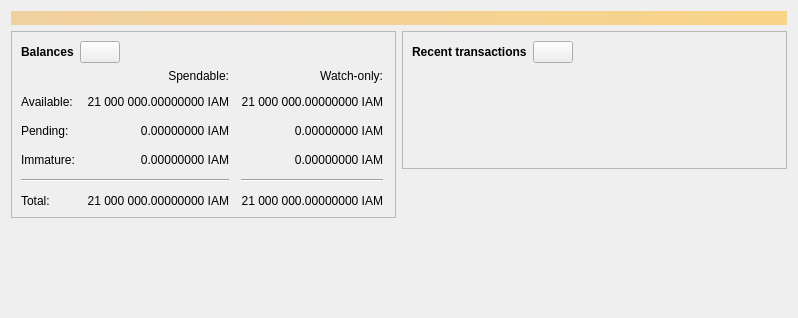
<?xml version="1.0" encoding="UTF-8"?>
<ui version="4.0">
 <class>OverviewPage</class>
 <widget class="QWidget" name="OverviewPage">
  <property name="geometry">
   <rect>
    <x>0</x>
    <y>0</y>
    <width>798</width>
    <height>318</height>
   </rect>
  </property>
  <property name="windowTitle">
   <string>Form</string>
  </property>
  <layout class="QVBoxLayout" name="topLayout">
   <item>
    <widget class="QLabel" name="labelAlerts">
     <property name="visible">
      <bool>false</bool>
     </property>
     <property name="styleSheet">
      <string notr="true">QLabel { background-color: qlineargradient(x1: 0, y1: 0, x2: 1, y2: 0, stop:0 #F0D0A0, stop:1 #F8D488); color:#000000; }</string>
     </property>
     <property name="wordWrap">
      <bool>true</bool>
     </property>
     <property name="margin">
      <number>3</number>
     </property>
     <property name="textInteractionFlags">
      <set>Qt::TextSelectableByMouse</set>
     </property>
    </widget>
   </item>
   <item>
    <layout class="QHBoxLayout" name="horizontalLayout" stretch="1,1">
     <item>
      <layout class="QVBoxLayout" name="verticalLayout_2">
       <item>
        <widget class="QFrame" name="frame">
         <property name="frameShape">
          <enum>QFrame::StyledPanel</enum>
         </property>
         <property name="frameShadow">
          <enum>QFrame::Raised</enum>
         </property>
         <layout class="QVBoxLayout" name="verticalLayout_4">
          <item>
           <layout class="QHBoxLayout" name="horizontalLayout_4">
            <item>
             <widget class="QLabel" name="label_5">
              <property name="font">
               <font>
                <weight>75</weight>
                <bold>true</bold>
               </font>
              </property>
              <property name="text">
               <string>Balances</string>
              </property>
             </widget>
            </item>
            <item>
             <widget class="QPushButton" name="labelWalletStatus">
              <property name="enabled">
               <bool>true</bool>
              </property>
              <property name="maximumSize">
               <size>
                <width>45</width>
                <height>16777215</height>
               </size>
              </property>
              <property name="toolTip">
               <string>The displayed information may be out of date. Your wallet automatically synchronizes with the ITSAMEME network after a connection is established, but this process has not completed yet.</string>
              </property>
              <property name="text">
               <string/>
              </property>
              <property name="icon">
               <iconset resource="../itsameme.qrc">
                <normaloff>:/icons/warning</normaloff>
                <disabledoff>:/icons/warning</disabledoff>:/icons/warning</iconset>
              </property>
              <property name="iconSize">
               <size>
                <width>24</width>
                <height>24</height>
               </size>
              </property>
             </widget>
            </item>
            <item>
             <spacer name="horizontalSpacer_3">
              <property name="orientation">
               <enum>Qt::Horizontal</enum>
              </property>
              <property name="sizeHint" stdset="0">
               <size>
                <width>40</width>
                <height>20</height>
               </size>
              </property>
             </spacer>
            </item>
           </layout>
          </item>
          <item>
           <layout class="QGridLayout" name="gridLayout">
            <property name="spacing">
             <number>12</number>
            </property>
            <item row="2" column="2">
             <widget class="QLabel" name="labelWatchPending">
              <property name="cursor">
               <cursorShape>IBeamCursor</cursorShape>
              </property>
              <property name="toolTip">
               <string>Unconfirmed transactions to watch-only addresses</string>
              </property>
              <property name="text">
               <string notr="true">0.00000000 IAM</string>
              </property>
              <property name="alignment">
               <set>Qt::AlignRight|Qt::AlignTrailing|Qt::AlignVCenter</set>
              </property>
              <property name="textInteractionFlags">
               <set>Qt::LinksAccessibleByMouse|Qt::TextSelectableByKeyboard|Qt::TextSelectableByMouse</set>
              </property>
             </widget>
            </item>
            <item row="2" column="1">
             <widget class="QLabel" name="labelUnconfirmed">
              <property name="cursor">
               <cursorShape>IBeamCursor</cursorShape>
              </property>
              <property name="toolTip">
               <string>Total of transactions that have yet to be confirmed, and do not yet count toward the spendable balance</string>
              </property>
              <property name="text">
               <string notr="true">0.00000000 IAM</string>
              </property>
              <property name="alignment">
               <set>Qt::AlignRight|Qt::AlignTrailing|Qt::AlignVCenter</set>
              </property>
              <property name="textInteractionFlags">
               <set>Qt::LinksAccessibleByMouse|Qt::TextSelectableByKeyboard|Qt::TextSelectableByMouse</set>
              </property>
             </widget>
            </item>
            <item row="3" column="2">
             <widget class="QLabel" name="labelWatchImmature">
              <property name="cursor">
               <cursorShape>IBeamCursor</cursorShape>
              </property>
              <property name="toolTip">
               <string>Mined balance in watch-only addresses that has not yet matured</string>
              </property>
              <property name="text">
               <string notr="true">0.00000000 IAM</string>
              </property>
              <property name="alignment">
               <set>Qt::AlignRight|Qt::AlignTrailing|Qt::AlignVCenter</set>
              </property>
              <property name="textInteractionFlags">
               <set>Qt::LinksAccessibleByMouse|Qt::TextSelectableByKeyboard|Qt::TextSelectableByMouse</set>
              </property>
             </widget>
            </item>
            <item row="4" column="0" colspan="2">
             <widget class="Line" name="line">
              <property name="orientation">
               <enum>Qt::Horizontal</enum>
              </property>
             </widget>
            </item>
            <item row="4" column="2">
             <widget class="Line" name="lineWatchBalance">
              <property name="sizePolicy">
               <sizepolicy hsizetype="Preferred" vsizetype="Fixed">
                <horstretch>0</horstretch>
                <verstretch>0</verstretch>
               </sizepolicy>
              </property>
              <property name="minimumSize">
               <size>
                <width>140</width>
                <height>0</height>
               </size>
              </property>
              <property name="orientation">
               <enum>Qt::Horizontal</enum>
              </property>
             </widget>
            </item>
            <item row="5" column="0">
             <widget class="QLabel" name="labelTotalText">
              <property name="text">
               <string>Total:</string>
              </property>
             </widget>
            </item>
            <item row="3" column="1">
             <widget class="QLabel" name="labelImmature">
              <property name="cursor">
               <cursorShape>IBeamCursor</cursorShape>
              </property>
              <property name="toolTip">
               <string>Mined balance that has not yet matured</string>
              </property>
              <property name="text">
               <string notr="true">0.00000000 IAM</string>
              </property>
              <property name="alignment">
               <set>Qt::AlignRight|Qt::AlignTrailing|Qt::AlignVCenter</set>
              </property>
              <property name="textInteractionFlags">
               <set>Qt::LinksAccessibleByMouse|Qt::TextSelectableByKeyboard|Qt::TextSelectableByMouse</set>
              </property>
             </widget>
            </item>
            <item row="2" column="3">
             <spacer name="horizontalSpacer_2">
              <property name="orientation">
               <enum>Qt::Horizontal</enum>
              </property>
              <property name="sizeHint" stdset="0">
               <size>
                <width>40</width>
                <height>20</height>
               </size>
              </property>
             </spacer>
            </item>
            <item row="3" column="0">
             <widget class="QLabel" name="labelImmatureText">
              <property name="text">
               <string>Immature:</string>
              </property>
             </widget>
            </item>
            <item row="5" column="1">
             <widget class="QLabel" name="labelTotal">
              <property name="cursor">
               <cursorShape>IBeamCursor</cursorShape>
              </property>
              <property name="toolTip">
               <string>Your current total balance</string>
              </property>
              <property name="text">
               <string notr="true">21 000 000.00000000 IAM</string>
              </property>
              <property name="alignment">
               <set>Qt::AlignRight|Qt::AlignTrailing|Qt::AlignVCenter</set>
              </property>
              <property name="textInteractionFlags">
               <set>Qt::LinksAccessibleByMouse|Qt::TextSelectableByKeyboard|Qt::TextSelectableByMouse</set>
              </property>
             </widget>
            </item>
            <item row="5" column="2">
             <widget class="QLabel" name="labelWatchTotal">
              <property name="cursor">
               <cursorShape>IBeamCursor</cursorShape>
              </property>
              <property name="toolTip">
               <string>Current total balance in watch-only addresses</string>
              </property>
              <property name="text">
               <string notr="true">21 000 000.00000000 IAM</string>
              </property>
              <property name="alignment">
               <set>Qt::AlignRight|Qt::AlignTrailing|Qt::AlignVCenter</set>
              </property>
              <property name="textInteractionFlags">
               <set>Qt::LinksAccessibleByMouse|Qt::TextSelectableByKeyboard|Qt::TextSelectableByMouse</set>
              </property>
             </widget>
            </item>
            <item row="0" column="2">
             <widget class="QLabel" name="labelWatchonly">
              <property name="text">
               <string>Watch-only:</string>
              </property>
              <property name="alignment">
               <set>Qt::AlignRight|Qt::AlignTrailing|Qt::AlignVCenter</set>
              </property>
             </widget>
            </item>
            <item row="1" column="0">
             <widget class="QLabel" name="labelBalanceText">
              <property name="text">
               <string>Available:</string>
              </property>
             </widget>
            </item>
            <item row="1" column="1">
             <widget class="QLabel" name="labelBalance">
              <property name="cursor">
               <cursorShape>IBeamCursor</cursorShape>
              </property>
              <property name="toolTip">
               <string>Your current spendable balance</string>
              </property>
              <property name="text">
               <string notr="true">21 000 000.00000000 IAM</string>
              </property>
              <property name="alignment">
               <set>Qt::AlignRight|Qt::AlignTrailing|Qt::AlignVCenter</set>
              </property>
              <property name="textInteractionFlags">
               <set>Qt::LinksAccessibleByMouse|Qt::TextSelectableByKeyboard|Qt::TextSelectableByMouse</set>
              </property>
             </widget>
            </item>
            <item row="1" column="2">
             <widget class="QLabel" name="labelWatchAvailable">
              <property name="cursor">
               <cursorShape>IBeamCursor</cursorShape>
              </property>
              <property name="toolTip">
               <string>Your current balance in watch-only addresses</string>
              </property>
              <property name="text">
               <string notr="true">21 000 000.00000000 IAM</string>
              </property>
              <property name="alignment">
               <set>Qt::AlignRight|Qt::AlignTrailing|Qt::AlignVCenter</set>
              </property>
              <property name="textInteractionFlags">
               <set>Qt::LinksAccessibleByMouse|Qt::TextSelectableByKeyboard|Qt::TextSelectableByMouse</set>
              </property>
             </widget>
            </item>
            <item row="2" column="0">
             <widget class="QLabel" name="labelPendingText">
              <property name="text">
               <string>Pending:</string>
              </property>
             </widget>
            </item>
            <item row="0" column="1">
             <widget class="QLabel" name="labelSpendable">
              <property name="text">
               <string>Spendable:</string>
              </property>
              <property name="alignment">
               <set>Qt::AlignRight|Qt::AlignTrailing|Qt::AlignVCenter</set>
              </property>
             </widget>
            </item>
           </layout>
          </item>
         </layout>
        </widget>
       </item>
       <item>
        <spacer name="verticalSpacer">
         <property name="orientation">
          <enum>Qt::Vertical</enum>
         </property>
         <property name="sizeHint" stdset="0">
          <size>
           <width>20</width>
           <height>40</height>
          </size>
         </property>
        </spacer>
       </item>
      </layout>
     </item>
     <item>
      <layout class="QVBoxLayout" name="verticalLayout_3">
       <item>
        <widget class="QFrame" name="frame_2">
         <property name="frameShape">
          <enum>QFrame::StyledPanel</enum>
         </property>
         <property name="frameShadow">
          <enum>QFrame::Raised</enum>
         </property>
         <layout class="QVBoxLayout" name="verticalLayout">
          <item>
           <layout class="QHBoxLayout" name="horizontalLayout_2">
            <item>
             <widget class="QLabel" name="label_4">
              <property name="font">
               <font>
                <weight>75</weight>
                <bold>true</bold>
               </font>
              </property>
              <property name="text">
               <string>Recent transactions</string>
              </property>
             </widget>
            </item>
            <item>
             <widget class="QPushButton" name="labelTransactionsStatus">
              <property name="enabled">
               <bool>true</bool>
              </property>
              <property name="maximumSize">
               <size>
                <width>45</width>
                <height>16777215</height>
               </size>
              </property>
              <property name="toolTip">
               <string>The displayed information may be out of date. Your wallet automatically synchronizes with the ITSAMEME network after a connection is established, but this process has not completed yet.</string>
              </property>
              <property name="text">
               <string/>
              </property>
              <property name="icon">
               <iconset resource="../itsameme.qrc">
                <normaloff>:/icons/warning</normaloff>
                <disabledoff>:/icons/warning</disabledoff>:/icons/warning</iconset>
              </property>
              <property name="iconSize">
               <size>
                <width>24</width>
                <height>24</height>
               </size>
              </property>
             </widget>
            </item>
            <item>
             <spacer name="horizontalSpacer">
              <property name="orientation">
               <enum>Qt::Horizontal</enum>
              </property>
              <property name="sizeHint" stdset="0">
               <size>
                <width>40</width>
                <height>20</height>
               </size>
              </property>
             </spacer>
            </item>
           </layout>
          </item>
          <item>
           <widget class="TransactionOverviewWidget" name="listTransactions">
            <property name="styleSheet">
             <string notr="true">QListView { background: transparent; }</string>
            </property>
            <property name="frameShape">
             <enum>QFrame::NoFrame</enum>
            </property>
            <property name="verticalScrollBarPolicy">
             <enum>Qt::ScrollBarAlwaysOff</enum>
            </property>
            <property name="horizontalScrollBarPolicy">
             <enum>Qt::ScrollBarAlwaysOff</enum>
            </property>
            <property name="sizeAdjustPolicy">
             <enum>QAbstractScrollArea::AdjustToContents</enum>
            </property>
            <property name="selectionMode">
             <enum>QAbstractItemView::NoSelection</enum>
            </property>
            <property name="uniformItemSizes">
             <bool>true</bool>
            </property>
           </widget>
          </item>
         </layout>
        </widget>
       </item>
       <item>
        <spacer name="verticalSpacer_2">
         <property name="orientation">
          <enum>Qt::Vertical</enum>
         </property>
         <property name="sizeHint" stdset="0">
          <size>
           <width>20</width>
           <height>40</height>
          </size>
         </property>
        </spacer>
       </item>
      </layout>
     </item>
    </layout>
   </item>
  </layout>
 </widget>
 <customwidgets>
  <customwidget>
   <class>TransactionOverviewWidget</class>
   <extends>QListView</extends>
   <header>qt/transactionoverviewwidget.h</header>
  </customwidget>
 </customwidgets>
 <resources/>
 <connections/>
</ui>
